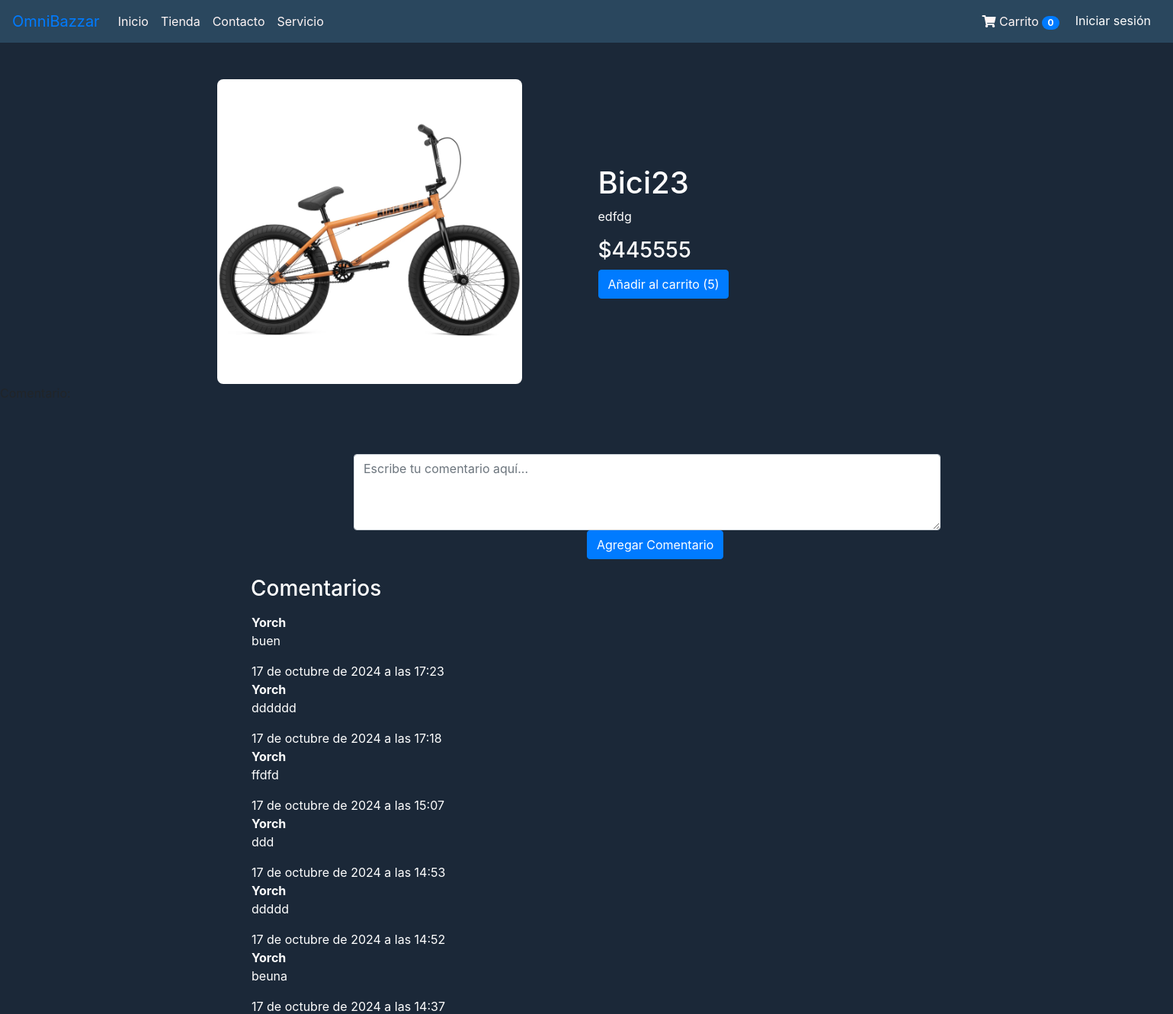
The app's page /detalle-producto/28/, older data.
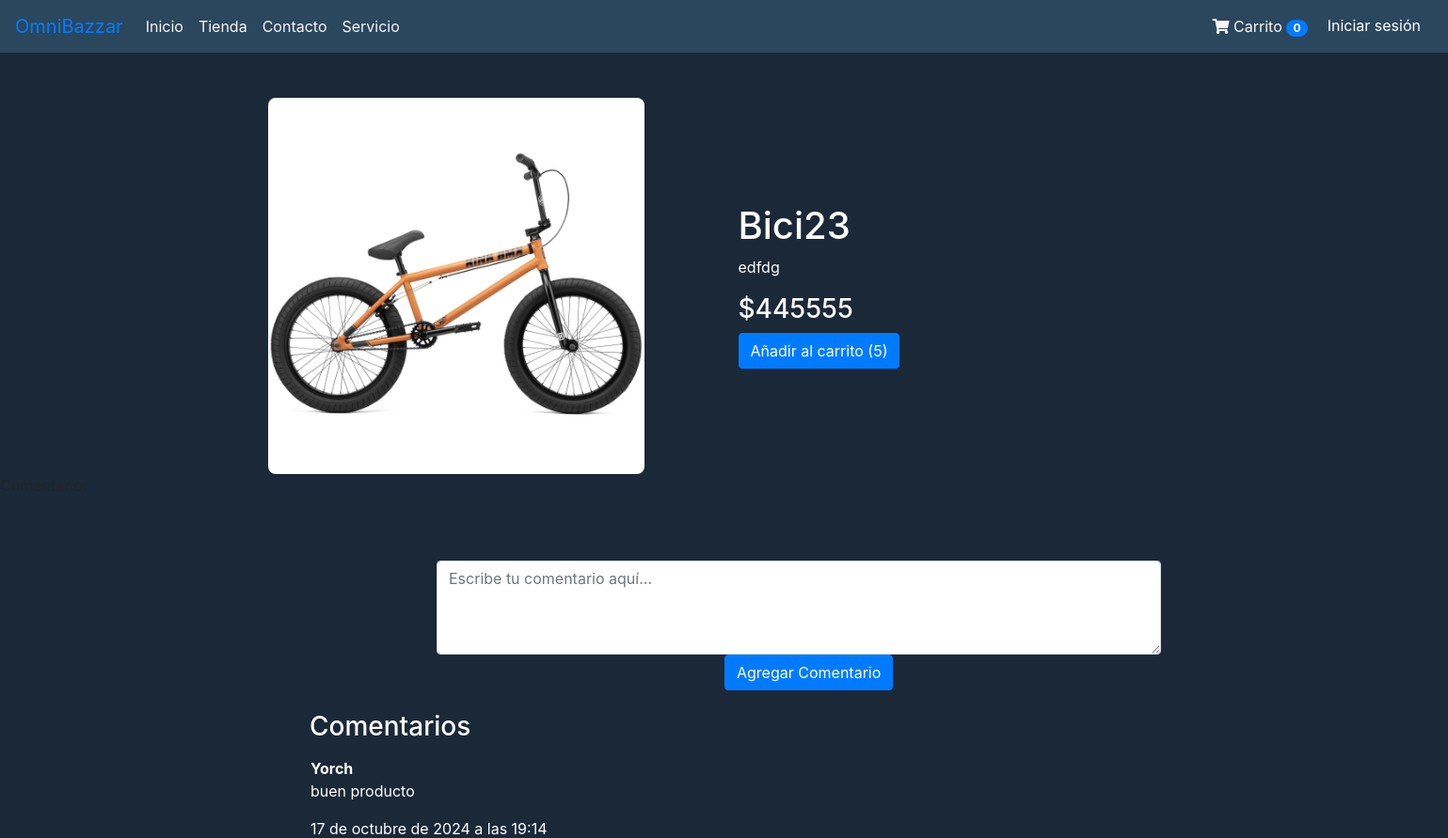
The same page, newer data.
### productos/models.py (models this page shows, shortened)
class Producto(models.Model):
    nombre = models.CharField(max_length=50)
    precio = models.IntegerField()
    descripcion = models.TextField()
    nuevo = models.BooleanField()
    categoria = models.ForeignKey(Categoria, on_delete=models.PROTECT, default=1)
    fecha_fabricacion = models.DateField()
    imagen = models.ImageField(upload_to="productos", null=True)
    stock = models.IntegerField(default=0, verbose_name='Stock')
    usuario = models.ForeignKey(User, on_delete=models.CASCADE, null=True, blank=True)

class Resena(models.Model):
    producto = models.ForeignKey(Producto, on_delete=models.CASCADE)
    usuario = models.ForeignKey(User, on_delete=models.CASCADE)
    comentario = models.TextField()
    fecha_creacion = models.DateTimeField(auto_now_add=True)

### productos/views.py (the view)
# urls.py: path('detalle-producto/<int:producto_id>/', detalle_producto, name='detalle_producto'),
def detalle_producto(request, producto_id):
    producto = get_object_or_404(Producto, id=producto_id)
    resenas = Resena.objects.filter(producto=producto).order_by('-fecha_creacion')
    if request.method == 'POST':
        if request.user.is_authenticated:
            form = ComentarioForm(request.POST)
            if form.is_valid():
                nueva_resena = form.save(commit=False)
                nueva_resena.producto = producto
                nueva_resena.usuario = request.user  # Asigna el usuario autenticado
                nueva_resena.save()
                return redirect('detalle_producto', producto_id=producto_id)
        else:
            return redirect('login')  # Ajusta la URL del login según tu configuración
    else:
        form = ComentarioForm()
    return render(request, 'compra/detalle_producto.html', {
        'producto': producto,
        'resenas': resenas,
        'form': form
    })

### productos/forms.py
class ComentarioForm(forms.ModelForm):
    class Meta:
        model = Resena
        fields = ['comentario']
        widgets = {
            'comentario': forms.Textarea(attrs={
                'rows': 4,         # Número de filas del textarea
                'cols': 50,        # Número de columnas del textarea
                'placeholder': 'Escribe tu comentario aquí...',  # Texto de ayuda
                'class': 'form-control',  # Clases de CSS para Bootstrap (opcional)
                'required': True,  # Hace que el campo sea obligatorio
                'style': 'width:50%; height: 100px; position: relative; left: 464px; top: 60px;'
            }),
        }

### productos/templates/compra/detalle_producto.html (shortened to what this page needs)
{% extends "productos/base.html" %}
{% load static %}
{% block content %}
<div class="container mt-4">
    <div class="row">
        <div class="col-md-6 d-flex justify-content-center">
            {% if producto.imagen %}
            <img src="{{ producto.imagen.url }}" class="img-fluid"
                style="border-radius: 8px; width: 100%; max-width: 400px;">
            {% endif %}
        </div>
        <div class="col-md-6 d-flex flex-column justify-content-center">
            <h1 style="color: white;">{{ producto.nombre }}</h1>
            <p style="color: white;">{{ producto.descripcion }}</p>
            <h3 style="color: white;">${{ producto.precio }}</h3>
            <div>
                <button type="button" class="btn btn-primary add-to-cart"
                    data-product-id="{{ producto.id }}"
                    data-product-name="{{ producto.nombre }}"
                    data-product-price="{{ producto.precio }}"
                    data-product-stock="{{ producto.stock }}">
                </button>
            </div>
        </div>
    </div>
</div>
<form method="post">
    {{ form }}
    <button type="submit" class="btn btn-primary" style="position: relative; top: 60px; left: 770px;">Agregar Comentario</button>
</form>
  <h3 style="color: white; position: relative; top: 82px; left: 329px;">Comentarios</h3>
  <div class="comentarios">
      {% if resenas %}
          {% for resena in resenas %}
              <div class="comentario" >
                  <strong style="color: white;position: relative; top: 89px; margin-left: 330px;">{{ resena.usuario.username }}</strong>
                  <p style="color: white;position: relative; top: 89px; margin-left: 330px;">{{ resena.comentario }}</p>
                  <span class="fecha" style="color: white;position: relative; top: 89px; margin-left: 330px;">{{ resena.fecha_creacion }}</span>
              </div>
          {% endfor %}
      {% else %}
          <p style="color: white; position: relative; top: 89px; left: 330px;">No hay comentarios aún.</p>
      {% endif %}
  </div>
{% endblock %}

### productos/templates/productos/base.html (shortened to what this page needs)
<!DOCTYPE html>
<html lang="en">
<head>
  <link rel="stylesheet" href="https://cdn.jsdelivr.net/npm/bootstrap@4.6.2/dist/css/bootstrap.min.css">
  {% load static %}
  <link rel="stylesheet" href="{% static 'productos/css/styles.css' %}">
  <link rel="stylesheet" href="https://cdnjs.cloudflare.com/ajax/libs/font-awesome/5.15.4/css/all.min.css">
</head>
<body class="body">
  <nav class="navbar navbar-expand-sm navbar-custom">
    <a class="navbar-brand" href="#">OmniBazzar</a>
    <div class="collapse navbar-collapse" id="navbarNav">
      <ul class="navbar-nav mr-auto">
        <li class="nav-item">
          <a class="nav-link" href="{% url 'home' %}">Inicio</a>
        </li>
        <li class="nav-item">
          <a class="nav-link" href="{% url 'Tienda' %}">Tienda</a>
        </li>
        <li class="nav-item">
          <a class="nav-link" href="{% url 'Contacto' %}">Contacto</a>
        </li>
        <li class="nav-item">
          <a class="nav-link" href="{% url 'servicio' %}">Servicio</a>
        </li>
      </ul>
      <ul class="navbar-nav ml-auto">
        <li class="nav-item">
          <a class="nav-link" href="#">
            <i class="fas fa-shopping-cart"></i> Carrito
            <span id="cart-count" class="badge badge-pill badge-primary">0</span>
        </a>
      </li>
        {% if user.is_authenticated %}
        <li class="nav-item">
          <form action="{% url 'logout' %}" method="post" class="form-inline">
            {% csrf_token %}
            <button type="submit" class="btn btn-link text-white">Cerrar sesión</button>
          </form>
        </li>
        <li class="nav-item">
          <a href="{% url 'profile' %}" class="nav-link text-white">@{{ user.username }}</a>
        </li>
        {% else %}
        <li class="nav-item">
          <a href="{% url 'login' %}" class="btn btn-link text-white">Iniciar sesión</a>
        </li>
        {% endif %}
      </ul>
    </div>
  </nav>
  <br>
  {% block content %}
  {% endblock %}
</body>
</html>

### productos/static/productos/css/styles.css (style rules this page uses)
.body { background-color: #1b2838; }

### productos/templates/productos/base.html (style rules this page uses)
.navbar-custom { background-color: #2a475e; }
.navbar-custom .nav-link { color: rgb(255, 246, 246); }

Row changes from the older to the newer data that the page shows:
removed Resena: usuario.username "Yorch", comentario "buen", fecha_creacion "17 de octubre de 2024 a las 17:23"
removed Resena: usuario.username "Yorch", comentario "dddddd", fecha_creacion "17 de octubre de 2024 a las 17:18"
removed Resena: usuario.username "Yorch", comentario "ffdfd", fecha_creacion "17 de octubre de 2024 a las 15:07"
removed Resena: usuario.username "Yorch", comentario "ddd", fecha_creacion "17 de octubre de 2024 a las 14:53"
removed Resena: usuario.username "Yorch", comentario "ddddd", fecha_creacion "17 de octubre de 2024 a las 14:52"
removed Resena: usuario.username "Yorch", comentario "beuna", fecha_creacion "17 de octubre de 2024 a las 14:37"
added Resena: usuario.username "Yorch", comentario "buen producto", fecha_creacion "17 de octubre de 2024 a las 19:14"
